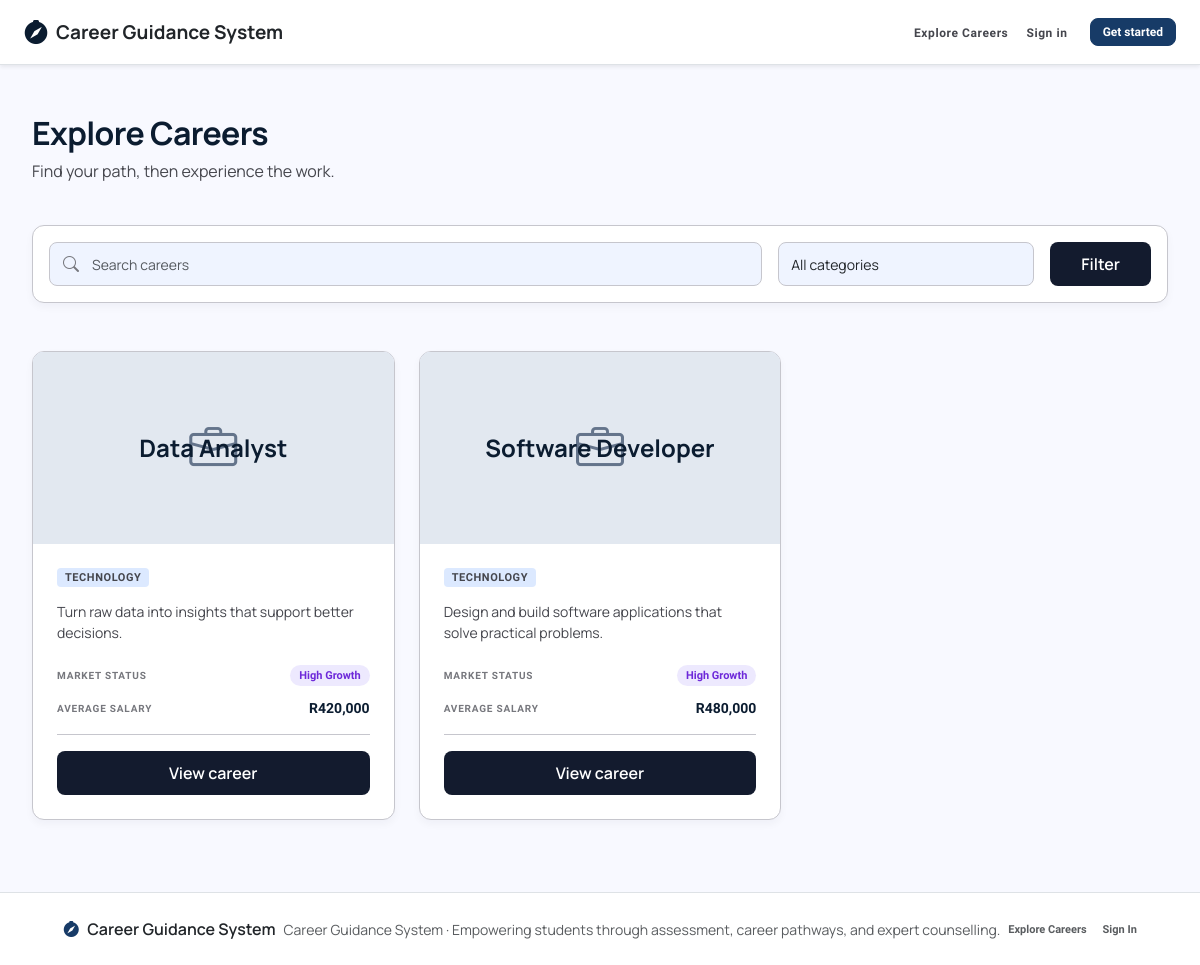
The app's page /careers/browse.php?category=1 with its own data.
### tables this page shows
CREATE TABLE careers (
  id INT UNSIGNED AUTO_INCREMENT PRIMARY KEY,
  category_id INT UNSIGNED NOT NULL,
  title VARCHAR(120) NOT NULL,
  slug VARCHAR(140) NOT NULL,
  summary VARCHAR(500) NULL,
  description TEXT NULL,
  average_salary DECIMAL(12,2) NULL,
  growth_outlook ENUM('declining','stable','growing','high_growth') NULL,
  image VARCHAR(255) NULL,
  is_active TINYINT(1) NOT NULL DEFAULT 1,
  created_at TIMESTAMP NOT NULL DEFAULT CURRENT_TIMESTAMP,
  updated_at TIMESTAMP NOT NULL DEFAULT CURRENT_TIMESTAMP ON UPDATE CURRENT_TIMESTAMP,
  UNIQUE KEY uq_careers_slug (slug),
  KEY idx_careers_category (category_id),
  FULLTEXT KEY ft_careers_title_desc (title, summary, description),
  CONSTRAINT fk_careers_category FOREIGN KEY (category_id) REFERENCES career_categories(id) ON DELETE RESTRICT
);

CREATE TABLE career_categories (
  id INT UNSIGNED AUTO_INCREMENT PRIMARY KEY,
  name VARCHAR(80) NOT NULL,
  slug VARCHAR(90) NOT NULL,
  icon VARCHAR(50) NULL,
  UNIQUE KEY uq_career_categories_name (name),
  UNIQUE KEY uq_career_categories_slug (slug)
);

### includes/functions.php (called while the page is built, shortened)
<?php
function url(string $path = ''): string { return BASE_URL . '/' . ltrim($path, '/'); }
function e(mixed $value): string { return htmlspecialchars((string)$value, ENT_QUOTES, 'UTF-8'); }

### careers/browse.php (the view, shortened to what this page needs)
<?php
require_once dirname(__DIR__) . '/includes/functions.php';
$q = trim($_GET['q'] ?? '');
$category = (int)($_GET['category'] ?? 0);
$where = ['c.is_active=1'];
$params = [];
$types = '';
if ($category) {
    $where[] = 'c.category_id=?';
    $params[] = $category;
    $types .= 'i';
}
$sql = "SELECT c.*,cc.name category,GROUP_CONCAT(DISTINCT s.name ORDER BY s.name SEPARATOR ', ') skills FROM careers c JOIN career_categories cc ON cc.id=c.category_id LEFT JOIN career_skills cs ON cs.career_id=c.id LEFT JOIN skills s ON s.id=cs.skill_id WHERE " . implode(' AND ', $where) . ' GROUP BY c.id ORDER BY c.title';
$stmt = $con->prepare($sql);
if ($params) $stmt->bind_param($types, ...$params);
$stmt->execute();
$careers = $stmt->get_result();
$categories = $con->query('SELECT * FROM career_categories ORDER BY name');
require dirname(__DIR__) . '/includes/header.php'; ?>
<div class="career-catalog-shell">
    <header class="career-catalog-header">
        <h1>Explore Careers</h1>
        <p>Find your path, then experience the work.</p>
    </header>
    <form class="career-filter-card">
        <div class="career-search-field"><i class="bi bi-search"></i><input class="form-control" name="q" value="<?= e($q) ?>" placeholder="Search careers"></div>
        <select class="form-select" name="category">
            <option value="0">All categories</option><?php foreach ($categories as $c): ?><option value="<?= $c['id'] ?>" <?= $category === $c['id'] ? 'selected' : '' ?>><?= e($c['name']) ?></option><?php endforeach ?>
        </select>
        <button class="btn">Filter</button>
    </form>
    <div class="career-bento-grid">
        <?php foreach ($careers as $c): $growth = $c['growth_outlook'] ?: 'stable'; ?>
            <article class="catalog-career-card">
                <div class="catalog-career-media">
                    <?php if ($c['image']): ?><img src="<?= e(preg_match('~^https?://~i', $c['image']) ? $c['image'] : url($c['image'])) ?>" alt="<?= e($c['title']) ?> workspace"><?php else: ?><div class="catalog-career-placeholder"><i class="bi bi-briefcase"></i></div><?php endif ?>
                    <div>
                        <h2><?= e($c['title']) ?></h2>
                    </div>
                </div>
                <div class="catalog-career-body">
                    <span class="catalog-category"><?= e($c['category']) ?></span>
                    <p class="catalog-summary"><?= e($c['summary']) ?></p>
                    <div class="catalog-meta mt-auto">
                        <div><span>Market status</span><strong class="catalog-growth growth-<?= e($growth) ?>"><?= e(ucwords(str_replace('_', ' ', $growth))) ?></strong></div>
                        <div><span>Average salary</span><strong><?= $c['average_salary'] ? 'R' . number_format($c['average_salary']) : 'Not listed' ?></strong></div>
                    </div>
                    <div class="catalog-action"><a href="<?= url('careers/view.php?id=' . $c['id']) ?>">View career</a></div>
                </div>
            </article>
        <?php endforeach ?>
    </div>
</div>
<?php require dirname(__DIR__) . '/includes/footer.php'; ?>

### assets/css/custom.css (style rules this page uses)
:root { --cs-blue: #173b67; --cs-teal: #0f8b8d; --cs-bg: #f4f7fa; --cs-text: #203040; }
body { background: var(--cs-bg); color: var(--cs-text); font-family: Manrope, system-ui, -apple-system, "Segoe UI", sans-serif; }
.student-catalog { background: #f8f9ff; color: #0b1c30; }
.career-catalog-shell { width: min(1280px, 100%); margin: auto; padding: 48px 32px 24px; }
.career-catalog-header { margin-bottom: 42px; }
.career-catalog-header h1 { font-size: 32px; line-height: 40px; font-weight: 700; letter-spacing: -0.02em; margin: 0 0 6px; }
.career-catalog-header p { font-size: 16px; color: #45464d; margin: 0; }
.career-filter-card { background: #fff; border: 1px solid #c6c6cd; border-radius: 12px; padding: 16px; margin-bottom: 48px; display: grid; grid-template-columns: 1fr 256px auto; gap: 16px; box-shadow: 0 4px 8px rgba(15, 23, 42, 0.04); }
.career-filter-card .form-control, .career-filter-card .form-select { height: 44px; background: #eff4ff; border: 1px solid #c6c6cd; border-radius: 8px; font-size: 14px; }
.career-filter-card .btn { background: #131b2e; color: #fff; border-radius: 8px; padding: 0 30px; font-weight: 600; }
.career-search-field { position: relative; }
.career-search-field i { position: absolute; left: 14px; top: 50%; transform: translateY(-50%); color: #76777d; z-index: 2; }
.career-search-field input { padding-left: 42px; }
.career-bento-grid { display: grid; grid-template-columns: repeat(3, minmax(0, 1fr)); gap: 24px; }
.catalog-career-card { background: #fff; border: 1px solid #c6c6cd; border-radius: 12px; overflow: hidden; display: flex; flex-direction: column; min-width: 0; box-shadow: 0 4px 8px rgba(15, 23, 42, 0.04); transition: transform 0.2s, box-shadow 0.2s; }
.catalog-career-media { height: 192px; background: #e5eeff; position: relative; overflow: hidden; }
.catalog-career-media:after { content: ""; position: absolute; inset: 0; background: rgba(229, 238, 255, 0.42); }
.catalog-career-media > div { position: absolute; inset: 0; z-index: 1; display: grid; place-items: center; padding: 24px; text-align: center; }
.catalog-career-media h2 { font-size: 24px; line-height: 32px; font-weight: 700; color: #0b1c30; margin: 0; }
.catalog-career-body { padding: 24px; display: flex; flex-direction: column; flex: 1; }
.catalog-category { align-self: flex-start; background: #dce9ff; color: #45464d; border-radius: 4px; padding: 3px 8px; text-transform: uppercase; letter-spacing: 0.05em; font: 600 11px "Hanken Grotesk"; }
.catalog-summary { font-size: 14px; line-height: 21px; color: #45464d; margin: 14px 0 22px; display: -webkit-box; -webkit-line-clamp: 2; -webkit-box-orient: vertical; overflow: hidden; }
.catalog-meta { display: flex; flex-direction: column; gap: 14px; }
.catalog-meta > div { display: flex; justify-content: space-between; align-items: center; gap: 16px; }
.catalog-meta span { color: #76777d; text-transform: uppercase; letter-spacing: 0.08em; font: 600 10px "Hanken Grotesk"; }
.catalog-meta strong { font: 700 14px "Hanken Grotesk"; color: #0b1c30; }
.catalog-growth { padding: 4px 9px; border-radius: 999px !important; font-size: 11px !important; }
.catalog-growth.growth-high_growth { background: #ede9fe; color: #6d28d9; }
.catalog-action { border-top: 1px solid #c6c6cd; margin-top: 18px; padding-top: 16px; }
.catalog-action a { display: block; text-align: center; background: #131b2e; color: #fff; text-decoration: none; border-radius: 8px; padding: 10px; font-weight: 600; }
.growth-high_growth { background: #f3e8ff; color: #7e22ce; }
.catalog-career-placeholder { width: 100%; height: 100%; display: grid; place-items: center; background: #e2e8f0; color: #64748b; font-size: 3rem; }

### records on screen
careers: title "Data Analyst", category.name "TECHNOLOGY", summary "Turn raw data into insights that support better decisions.", growth_outlook "High Growth", average_salary "420,000"
careers: title "Software Developer", category.name "TECHNOLOGY", summary "Design and build software applications that solve practical problems.", growth_outlook "High Growth", average_salary "480,000"
